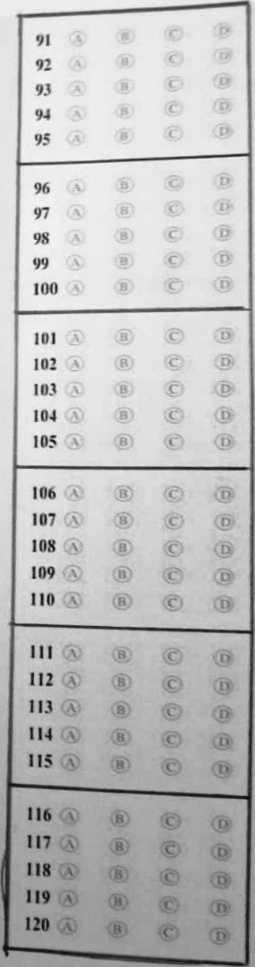
#> input picture temp_ans_block_img.jpg, 255 x 967 px
$ python pyimgscan.py --image temp_ans_block_img.jpg
#> lines starting #> are read from the running program, lines starting #| are printed output that depends on the picture; after the words box and inside, x2 and y2 are one past the last pixel; in counts of white or black regions, pixels touching at a corner belong together
### cvtools.py
import numpy as np
import cv2

"""
List of functions:

* blank(shape, dtype = np.uint8, filler = '0')
    - creates a blank image (NumPy array) with either '0's or '1's

* simple_erode(img)
    - apply erosion with a 3x3 kernel and for 1 single iteration

* simple_dilate(img)
    - apply dilation with a 3x3 kernel and for 1 single iteration

* brightness_contrast(img, mult, add)
    - adjust the brightness and contrast of the image by multiplying and
      adding/subtracting values from the pixels;

* resize(img, width=None, height=None, inter=cv2.INTER_AREA)
    - resizes the image to the input height, width, or both

* getoutlines(img)
    - retrieve outlines (contours) of an input image

* order_points(pts)
    - arrange a list of corner points by coordinates, by the order of
      TOP-LEFT, TOP-RIGHT, BOTTOM-RIGHT, BOTTOM-LEFT

* perspective_transform(img, pts)
    - warps a deformed image into a straight, birds-eye view image,
      based on the corner points on the deformed image
"""


def blank(shape, dtype=np.uint8, filler="0"):
    """
    - creates a blank image (NumPy array) with either zeros or ones using
      built-in NumPy functions;
    - "shape" sets the shape of the blank image (array); takes tuples;
    - "dtype" sets the data type of the blank image, defaults to 8-bit
      unsigned integer; takes NumPy data-type objects;
    - "filler" sets the filler value of all pixels of the blank image, defaults
      to zeros; takes strings of either "0" or "1"
    """

    if filler == "0":
        blank = np.zeros(shape, dtype)

    elif filler == "1":
        blank = np.ones(shape, dtype)

    else:
        return "BAD FILLER VALUE; MUST BE STRINGS OF '0' OR '1'"

    return blank


def simple_erode(img):
    """
    - apply simple erosion to the input image using built-in OpenCV functions;
    - erosion kernel 3x3;
    - 1 single iteration
    """

    ekernel = np.ones((3, 3), np.uint8)
    eroded = cv2.erode(img, ekernel, iterations=1)

    return eroded


def simple_dilate(img):
    """
    - apply simple dilation to the input image using built-in OpenCV functions;
    - dilation kernel 3x3;
    - 1 single iteration
    """

    dkernel = np.ones((3, 3), np.uint8)
    dilated = cv2.dilate(img, dkernel, iterations=1)

    return dilated


def brightness_contrast(img, mult, add):
    """
    - allows brightness-contrast adjustment by multiplication and
      addition / subtraction of pixel values;
    - multiplication increases contrast while inevitably increasing overall
      brightness; set by "mult" parameter;
    - addition or subtraction increases or decreases value (brightness) of
      pixels; set by "add" parameter, use negative values for subtraction;
    """

    # multiply pixels by "mult", add by "add";
    # the multiplication will increase contrast, and adding/subtracting will
    # adjust the brightness
    adjusted = cv2.convertScaleAbs(img, alpha=float(mult), beta=float(add))

    return adjusted


# imutils resize() function.

"""
https://github.com/jrosebr1/imutils
MIT License.

Copyright (c) 2015-2016 Adrian Rosebrock, http://www.pyimagesearch.com

Permission is hereby granted, free of charge, to any person obtaining a copy
of this software and associated documentation files (the "Software"), to deal
in the Software without restriction, including without limitation the rights
to use, copy, modify, merge, publish, distribute, sublicense, and/or sell
copies of the Software, and to permit persons to whom the Software is
furnished to do so, subject to the following conditions:

The above copyright notice and this permission notice shall be included in
all copies or substantial portions of the Software.

THE SOFTWARE IS PROVIDED "AS IS", WITHOUT WARRANTY OF ANY KIND, EXPRESS OR
IMPLIED, INCLUDING BUT NOT LIMITED TO THE WARRANTIES OF MERCHANTABILITY,
FITNESS FOR A PARTICULAR PURPOSE AND NONINFRINGEMENT. IN NO EVENT SHALL THE
AUTHORS OR COPYRIGHT HOLDERS BE LIABLE FOR ANY CLAIM, DAMAGES OR OTHER
LIABILITY, WHETHER IN AN ACTION OF CONTRACT, TORT OR OTHERWISE, ARISING FROM,
OUT OF OR IN CONNECTION WITH THE SOFTWARE OR THE USE OR OTHER DEALINGS IN
THE SOFTWARE.
"""


def resize(img, width=None, height=None, inter=cv2.INTER_AREA):
    """
    initialize the dimensions of the input image and obtain
    the image size
    """

    dim = None
    (h, w) = img.shape[:2]

    # if both the width and height are None, then return the
    # original image
    if width is None and height is None:
        return img

    # check to see if the width is None
    if width is None:
        # calculate the ratio of the height and construct the
        # dimensions
        r = height / float(h)
        dim = (int(w * r), height)

    # otherwise, the height is None
    else:
        # calculate the ratio of the width and construct the
        # dimensions
        r = width / float(w)
        dim = (width, int(h * r))

    # resize the image
    resized = cv2.resize(img, dim, interpolation=inter)

    # return the resized image
    return resized


def getoutlines(img):
    """
    - find the possible oulines of the input image using a built-in OpenCV
      function;
    - the "RETR_LIST" retreival mode returns a simple list of the found
      outlines;
    - the "cv2.CHAIN_APPROX_SIMPLE" approximation method returns coordinate
      points for the found outlines;
    - because the return of the contour function gives "contours", "heirarchy",
      we will only take the contours (outlines) for the current application
    """

    outlines = cv2.findContours(img, cv2.RETR_LIST, cv2.CHAIN_APPROX_SIMPLE)[0]
    return outlines


# 4-POINT PERSPECTIVE TRANSFORM FUNCTION SET.

"""
 - Call function "perspective_transform()";
 - Supply an input image, then 4 corner points;
 - The function will return the corrected image;
 - order_points() is a helper function
"""


def order_points(pts):
    """
    - returns a list of corner points in order
    - input "pts" will be a numpy array; will convert python list automatically;
    - "corners" list will go in the following order:
      0.    TOP-LEFT
      1.    TOP-RIGHT
      2. BOTTOM-RIGHT
      4. BOTTOM-LEFT
    """

    # automatically convert a python list to a numpy array
    if str(type(pts)) != "<class 'numpy.ndarray'>":
        pts = np.array(pts)

    # initialize an empty list to store the corner points
    corners = np.zeros((4, 2), dtype="float32")

    # figure out which set of coordinates are at which corner;

    # > the TOP-LEFT coordinates will have the smallest sum
    # > the BOTTOM-RIGHT coordinates will have the largest sum
    sums = pts.sum(axis=1)  # sum up all numbers horizontally
    corners[0] = pts[np.argmin(sums)]  # find out the TOP-LEFT coordinate
    corners[2] = pts[np.argmax(sums)]  # find out the BOTTOM-RIGHT coordinate

    # > the TOP-RIGHT coordinates will have the smallest difference
    # > the BOTTOM-LEFT coordinates will have the largest difference
    diffs = np.diff(pts, axis=1)
    corners[1] = pts[np.argmin(diffs)]
    corners[3] = pts[np.argmax(diffs)]

    return corners


def perspective_transform(img, pts):
    """
    - applies perspective transform to an image in order to straighten it,
      based on four given corner points
    - input "pts" will be a numpy array
    - returns a corrected image after applying perspective transform
    """

    # call the "order_points()" function to put corner points in order,
    # then assign each corner point to its respective variable
    corners_old = order_points(pts)
    tl, tr, br, bl = corners_old

    # calculate the WIDTH of the corrected image as follows:
    # > find the distance between the top points and the bottom points;
    # > find the maximum of the two distances, make it the new width.
    distT = np.sqrt(((tr[0] - tl[0]) ** 2) + ((tr[1] - tl[1]) ** 2))
    distB = np.sqrt(((br[0] - bl[0]) ** 2) + ((br[1] - bl[1]) ** 2))
    maxW = max(int(distT), int(distB))

    # calculate the HEIGHT of the corrected image as follows:
    # > find the distance between the left points and the right points;
    # > find the maximum of the two distances, make it the new height.
    distL = np.sqrt(((tl[0] - bl[0]) ** 2) + ((tl[1] - bl[1]) ** 2))
    distR = np.sqrt(((tr[0] - br[0]) ** 2) + ((tr[1] - br[1]) ** 2))
    maxH = max(int(distL), int(distR))

    # define corner points for the corrected image based on calculations
    # done above;
    # the same order of corners are followed
    corners_corrected = np.array(
        [[0, 0], [maxW - 1, 0], [maxW - 1, maxH - 1], [0, maxH - 1]], dtype="float32"
    )

    # using OpenCV, calculate a transform matrix then apply it to create
    # the corrected image
    matrix = cv2.getPerspectiveTransform(corners_old, corners_corrected)
    img_corrected = cv2.warpPerspective(img, matrix, (maxW, maxH))

    return img_corrected

### pyimgscan.py
import cv2
import argparse

from cvtools import resize
from cvtools import perspective_transform
from cvtools import getoutlines
from cvtools import simple_erode
from cvtools import simple_dilate
from cvtools import brightness_contrast
from cvtools import blank

# PARSE COMMAND-LINE ARGUMENTS WITH ARGPARSE
ap = argparse.ArgumentParser()
ap.add_argument(
    "-i", "--image", required=True, help="Path to the image to be corrected."
)
ap.add_argument(
    "-I",
    "--inverted",
    required=False,
    nargs="?",
    const="Ture",
    help="Invert the output if this argument present.",
)
args = vars(ap.parse_args())

# READ INPUT IMAGE
img = cv2.imread(args["image"])
#> img is the input picture: shape (967, 255, 3); min 13, max 251, mean 190.9

# if input image is empty, notify the user and quit program
if img is None:
    print()
    print("The file does not exist or is empty!")
    print("Please select a valid image file!")
    print()
    exit(0)  # exit code zero means a clean exit with no output/errors etc.


"""
Primary Functions
"""


def preprocess(img):
    """
    BAISC PRE-PROCESSING TO OBTAIN A CANNY EDGE IMAGE
    """

    # increase contrast between paper and background
    img_adj = brightness_contrast(img, 1.56, -60)

    # calculate the ratio of the image to the new height (500px) so we
    # can scale the manipulated image back to the original size later
    scale = img_adj.shape[0] / 500.0

    # scale the image down to 500px in height;
    img_scaled = resize(img_adj, height=500)

    # convert image to grayscale
    img_gray = cv2.cvtColor(img_scaled, cv2.COLOR_BGR2GRAY)

    # apply gaussian blur with a 11x11 kernel
    img_gray = cv2.GaussianBlur(img_gray, (11, 11), 0)

    # apply canny edge detection
    img_edge = cv2.Canny(img_gray, 60, 245)

    # dilate the edge image to connect any small gaps
    img_edge = simple_dilate(img_edge)

    return img_adj, scale, img_scaled, img_edge


def gethull(img_edge):
    """
    1st ROUND OF OUTLINE FINDING, + CONVEX HULL
    """

    # make a copy of the edge image because the following function manipulates
    # the input
    img_prehull = img_edge.copy()

    # find outlines in the (newly copied) edge image
    outlines = getoutlines(img_prehull)

    # create a blank image for convex hull operation
    img_hull = blank(img_prehull.shape, img_prehull.dtype, "0")

    # draw convex hulls (fit polygon) for all outlines detected to 'img_contour'
    for outline in range(len(outlines)):

        hull = cv2.convexHull(outlines[outline])

        # parameters: source image, outlines (contours),
        #             contour index (-1 for all), color, thickness
        cv2.drawContours(img_hull, [hull], 0, 255, 3)

    # erode the hull image to make the outline closer to paper
    img_hull = simple_erode(img_hull)

    return img_hull


def getcorners(img_hull):
    """
    2nd ROUND OF OUTLINE FINDING, + SORTING & APPROXIMATION
    """

    # make a copy of the edge image because the following function manipulates
    # the input
    img_outlines = img_hull.copy()

    # find outlines in the convex hull image
    outlines = getoutlines(img_outlines)

    # sort the outlines by area from large to small, and only take the largest 4
    # outlines in order to speed up the process and not waste time
    outlines = sorted(outlines, key=cv2.contourArea, reverse=True)[:4]

    # loop over outlines
    for outline in outlines:

        # find the perimeter of each outline for use in approximation
        perimeter = cv2.arcLength(outline, True)

        # > approximate a rough contour for each outline found, with (hopefully)
        #   4 points (rectangular sheet of paper); [Douglas-Peuker Algorithm]
        # > FIRST OPTION is the input outline;
        # > SECOND OPTION is the accuracy of approximation (epsilon), here it
        #   is set to a percentage of the perimeter of the outline
        # > THIRD OPTION is whether to assume an outline
        #   is closed, which in this case is yes (sheet of paper)
        approx = cv2.approxPolyDP(outline, 0.02 * perimeter, True)

        # if the approximation has 4 points, then assume it is correct, and
        # assign these points to the 'corners' variable
        if len(approx) == 4:
            corners = approx
            break

    return corners


"""
Main Proccess of the Program
"""

# obtain the adjusted image, scaled image along with its scale factor, and the
# Canny edge image
img_adj, scale, img_scaled, img_edge = preprocess(img)
#> in preprocess, `img_gray = cv2.GaussianBlur(img_gray, (11, 11), 0)`:
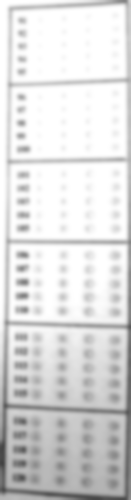
#> img_gray: shape (500, 131); min 66, max 255, mean 220.2
#> in preprocess, `img_edge = cv2.Canny(img_gray, 60, 245)`:
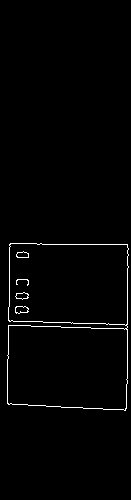
#> img_edge: shape (500, 131); 1.4% white in thin lines or dots, all inside (x1, y1, x2, y2) = (7, 243, 129, 411)
#> in simple_dilate, `dilated = cv2.dilate(img, dkernel, iterations=1)`:
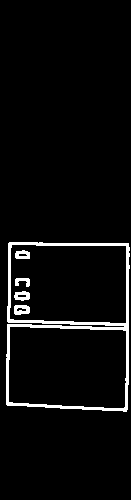
#> dilated: shape (500, 131); 4.4% white; 5 white regions
#> scale = 1.93

# perform convex hull on edge image to prevent imcomplete outline
img_hull = gethull(img_edge)
#> in getoutlines, `outlines = cv2.findContours(img, cv2.RETR_LIST, cv2.CHAIN_APPROX_SIMPL..`: outlines = 10 contours; largest, box (x1, y1, x2, y2) and area: (6, 242, 130, 412) 19674, (8, 326, 127, 409) 9120, (9, 244, 127, 324) 8880, (14, 305, 30, 315) 122, (14, 291, 30, 301) 107
#> the loop in gethull, `for outline in range(len(outlines)): ` made 10 passes
#> after the loop in gethull, `for outline in range(len(outlines)):`:
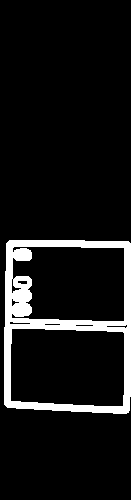
#> img_hull: shape (500, 131); 9.1% white; 1 white region, box (x1, y1, x2, y2) and area: (4, 240, 131, 414) 5983
#> in simple_erode, `eroded = cv2.erode(img, ekernel, iterations=1)`:
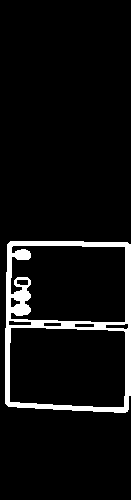
#> eroded: shape (500, 131); 6.7% white; 1 white region

# obtain 4 corner points of the convex hull image
corners = getcorners(img_hull)
#> in getoutlines (call 2), `outlines = cv2.findContours(img, cv2.RETR_LIST, cv2.CHAIN_APPROX_SIMPL..`: outlines = 9 contours; largest, box (x1, y1, x2, y2) and area: (5, 241, 131, 413) 20810, (9, 327, 126, 408) 8876, (10, 245, 126, 323) 7925, (105, 323, 129, 330) 96, (8, 320, 32, 326) 96
#> in getcorners, `outlines = sorted(outlines, key=cv2.contourArea, reverse=True)[:4]`: outlines = 4 contours; box (x1, y1, x2, y2) and area: (5, 241, 131, 413) 20810, (9, 327, 126, 408) 8876, (10, 245, 126, 323) 7925, (105, 323, 129, 330) 96
#> the loop in getcorners, `for outline in outlines:` made 1 pass
#> (perimeter, corners) on pass 1: (580.3, [[10, 241], [5, 403], [127, 411], [130, 244]])
#> corners = [[10, 241], [5, 403], [127, 411], [130, 244]]

# scale the corner points back to the original size of the image using the scale
# calculated previously
corners = corners.reshape(4, 2) * scale
#> corners = [[19.34, 466.1], [9.67, 779.4], [245.6, 794.9], [251.4, 471.9]]

# finally correct the perspective of the image by applying four-point
# perspective transform
img_corrected = perspective_transform(img_adj, corners)
#> in order_points, `sums = pts.sum(axis=1)`: sums = [485.4, 789.1, 1040.5, 723.3]
#> in order_points, `diffs = np.diff(pts, axis=1)`: diffs = [446.8, 769.7, 549.3, 220.5]
#> in perspective_transform, `corners_old = order_points(pts)`: corners_old = [[19.34, 466.1], [251.4, 471.9], [245.6, 794.9], [9.67, 779.4]]
#> in perspective_transform, `tl, tr, br, bl = corners_old`: tl = [19.34, 466.1]; tr = [251.4, 471.9]; br = [245.6, 794.9]; bl = [9.67, 779.4]
#> in perspective_transform, `distT = np.sqrt(((tr[0] - tl[0]) ** 2) + ((tr[1] - tl[1]) ** 2))`: distT = 232.2
#> in perspective_transform, `distB = np.sqrt(((br[0] - bl[0]) ** 2) + ((br[1] - bl[1]) ** 2))`: distB = 236.5
#> in perspective_transform, `maxW = max(int(distT), int(distB))`: maxW = 236
#> in perspective_transform, `distL = np.sqrt(((tl[0] - bl[0]) ** 2) + ((tl[1] - bl[1]) ** 2))`: distL = 313.5
#> in perspective_transform, `distR = np.sqrt(((tr[0] - br[0]) ** 2) + ((tr[1] - br[1]) ** 2))`: distR = 323
#> in perspective_transform, `corners_corrected = np.array( [[0, 0], [maxW - 1, 0], [maxW - 1, maxH ..`: corners_corrected = [[0, 0], [235, 0], [235, 322], [0, 322]]
#> in perspective_transform, `matrix = cv2.getPerspectiveTransform(corners_old, corners_corrected)`: matrix = [[1.07, 0.0332, -36.24], [-0.0269, 1.08, -501.6], [0.000132, 6.14e-05, 1]]
#> in perspective_transform, `img_corrected = cv2.warpPerspective(img, matrix, (maxW, maxH))`:
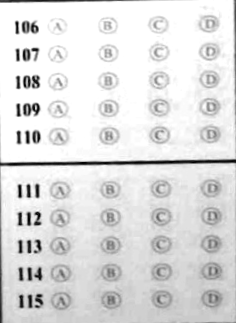
#> img_corrected: shape (323, 236, 3); min 1, max 255, mean 222

# write corrected image to file
cv2.imwrite("./corrected.png", img_corrected)

# convert the corrected image to grayscale to prepare for thresholding
img_corrected = cv2.cvtColor(img_corrected, cv2.COLOR_BGR2GRAY)
#> img_corrected: shape (323, 236)

# if given the argument "-I" or "--inverted", output an inverted binary image,
# otherwise output a normal image
if args["inverted"] is not None:

    # conduct simple binary thresholding for ease of further processing; the first
    # option of the function is the actual threshold value
    img_thresh = cv2.threshold(img_corrected, 135, 255, cv2.THRESH_BINARY_INV)[1]

    # write inverted binary image to file
    cv2.imwrite("./thresholded_inverted.png", img_thresh)

else:

    # conduct simple binary thresholding for ease of further processing; the first
    # option of the function is the actual threshold value
    img_thresh = cv2.threshold(img_corrected, 135, 255, cv2.THRESH_BINARY)[1]
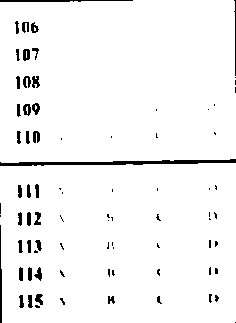
#> img_thresh: shape (323, 236); 95.9% white; 81 black regions (44 under 20 px), largest, box (x1, y1, x2, y2) and area: (0, 159, 236, 166) 789, (0, 0, 133, 2) 207, (0, 225, 2, 323) 152

    # write binary image to file
    cv2.imwrite("./thresholded.png", img_thresh)
